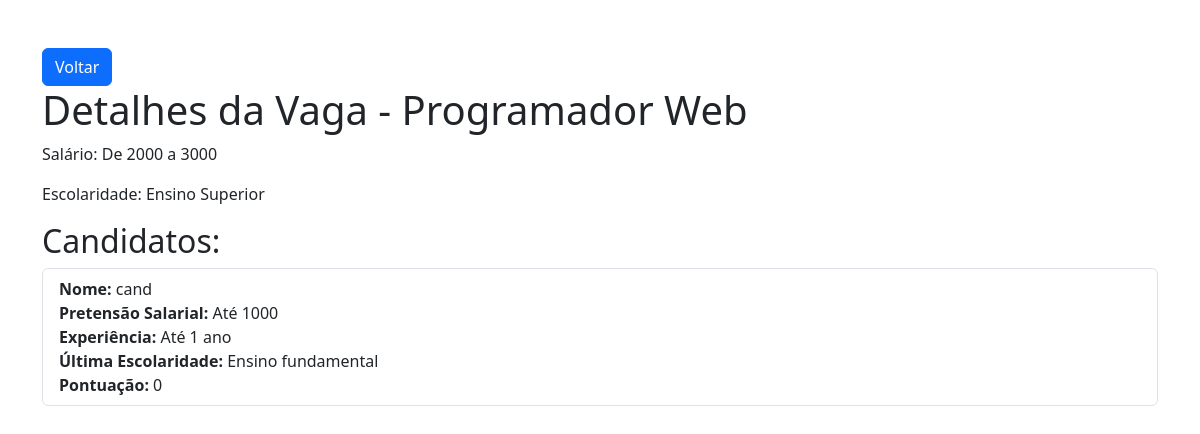
The app's page /empresas/vagas/21/candidatos/ (signed in) with its own data.
### empresas/models.py (models this page shows, shortened)
class Vagas(models.Model):
    empresa = models.CharField(max_length=100)
    titulo = models.CharField(max_length=150)
    salario = models.CharField(max_length=50)
    escolaridade = models.CharField(max_length=50)

### candidatos/models.py (models this page shows, shortened)
class Candidatura(models.Model):
    CANDIDATURA_CHOICES = [
        ("Até 1000", "Até 1000"),
        ("De 1000 a 2000", "De 1000 a 2000"),
        ("De 2000 a 3000", "De 2000 a 3000"),
        ("Acima de 3000", "Acima de 3000"),
    ]
    EXPERIENCIA_CHOICES = [
        ("Até 1 ano", "Até 1 ano"),
        ("De 1 ano a 2 anos", "De 1 ano a 2 anos"),
        ("De 2 anos a 3 anos", "De 2 anos a 3 anos"),
        ("Acima de 3 anos", "Acima de 3 anos"),
    ]
    ESCOLARIDADE_CHOICES = [
        ("Ensino fundamental", "Ensino fundamental"),
        ("Ensino médio", "Ensino médio"),
        ("Tecnólogo", "Tecnólogo"),
        ("Ensino Superior", "Ensino Superior"),
        ("Pós / MBA / Mestrado", "Pós / MBA / Mestrado"),
        ("Doutorado", "Doutorado"),
    ]
    candidato = models.ForeignKey(User, on_delete=models.CASCADE)
    vaga = models.ForeignKey(Vagas, on_delete=models.CASCADE)
    pretensao_salario = models.CharField(
        max_length=50, choices=CANDIDATURA_CHOICES, default="Até 1000"
    )
    experiencia = models.CharField(
        max_length=50, choices=EXPERIENCIA_CHOICES, default="Até 1 ano"
    )
    ultima_escolaridade = models.CharField(
        max_length=50, choices=ESCOLARIDADE_CHOICES, default="Ensino fundamental"
    )
    pontuacao = models.IntegerField(default=0)

### empresas/views.py (the view)
@login_required(login_url="/empresas/login")
@has_role_decorator("empresa")
def candidatos_vaga(request, vaga_id):
    vaga = get_object_or_404(Vagas, pk=vaga_id)
    candidaturas = Candidatura.objects.filter(vaga=vaga)
    dict_escolaridade = {
        "Ensino fundamental": 1,
        "Ensino médio": 2,
        "Tecnólogo": 3,
        "Ensino Superior": 4,
        "Pós / MBA / Mestrado": 5,
        "Doutorado": 6,
    }
    for candidatura in candidaturas:
        pontuacao = 0
        if candidatura.pretensao_salario == vaga.salario:
            pontuacao += 1
        escolaridade_vaga = dict_escolaridade[vaga.escolaridade]
        escolaridade_candidato = dict_escolaridade[candidatura.ultima_escolaridade]
        if escolaridade_candidato >= escolaridade_vaga:
            pontuacao += 1
        candidatura.pontuacao = pontuacao
        candidatura.save()
    return render(
        request,
        "empresas/candidatos_vaga.html",
        {"vaga": vaga, "candidaturas": candidaturas},
    )

### empresas/templates/empresas/candidatos_vaga.html (shortened to what this page needs)
{% extends 'base.html' %}
{% block content %}
    <div class="container mt-5">
        <a href="{% url 'vagas' %}" class="btn btn-primary">Voltar</a>
        <h1>Detalhes da Vaga - {{ vaga.titulo }}</h1>
        <p>Salário: {{ vaga.salario }}</p>
        <p>Escolaridade: {{ vaga.escolaridade }}</p>
        <h2>Candidatos:</h2>
        <ul class="list-group">
            {% for candidatura in candidaturas %}
                <li class="list-group-item">
                    <strong>Nome:</strong> {{ candidatura.candidato.username }} <br>
                    <strong>Pretensão Salarial:</strong> {{ candidatura.get_pretensao_salario_display }} <br>
                    <strong>Experiência:</strong> {{ candidatura.get_experiencia_display }} <br>
                    <strong>Última Escolaridade:</strong> {{ candidatura.get_ultima_escolaridade_display }} <br>
                    <strong>Pontuação:</strong> {{ candidatura.pontuacao }} <br>
                </li>
            {% endfor %}
        </ul>
    </div>
{% endblock content %}

### records on screen
Vagas: titulo "Programador Web", salario "De 2000 a 3000", escolaridade "Ensino Superior"
Candidatura: candidato.username "cand", pretensao_salario "Até 1000", experiencia "Até 1 ano", ultima_escolaridade "Ensino fundamental", pontuacao "0"
